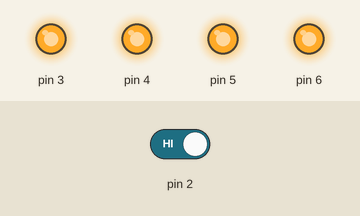
A sketch run on a simulated Arduino Uno, built with avr-gcc and run on an emulated ATmega328P. Shown: output pins drawn as LEDs (lit = HIGH). The inputs (shaded band) are chosen by the test bench; at power-on: pin 2 HIGH.

Above: at 1.3 s.
1.4 s: pin 2 driven LOW
At 2.7 s:
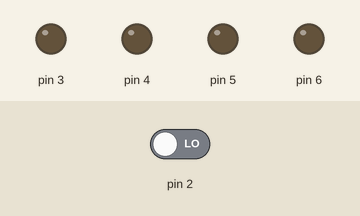
3.0 s: pin 2 driven HIGH
At 4.0 s:
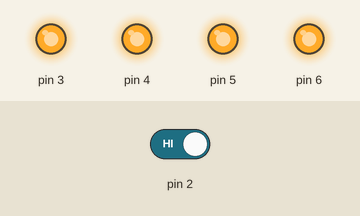
Timing chart, 0 to 6.0 s (numbered marks = the images above; inputs shaded):
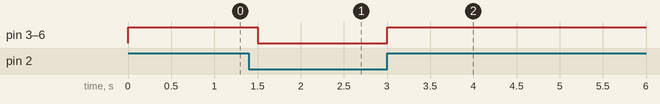

Measured:
- after the input at 1.4 s, pin 3–6: HIGH → LOW after 0.10 s
- after the input at 3.0 s, pin 3–6: LOW → HIGH at once

The sketch:

pulsador.ino
```cpp
int estadopulsador=0;
 void setup() {
 pinMode(3, OUTPUT);
 pinMode(4, OUTPUT);
 pinMode(5, OUTPUT);
 pinMode(6, OUTPUT);
 pinMode(2, INPUT);
 }
 void loop() {
 estadopulsador = digitalRead(2);
 if (estadopulsador == LOW){
 digitalWrite(3, LOW);
 digitalWrite(4, LOW);
 digitalWrite(5, LOW);
 digitalWrite(6, LOW);
 delay(250);
 }
 else{
 digitalWrite(3, HIGH);
 digitalWrite(4, HIGH);
 digitalWrite(5, HIGH);
 digitalWrite(6, HIGH);
 delay(250);
 }
 }
```
